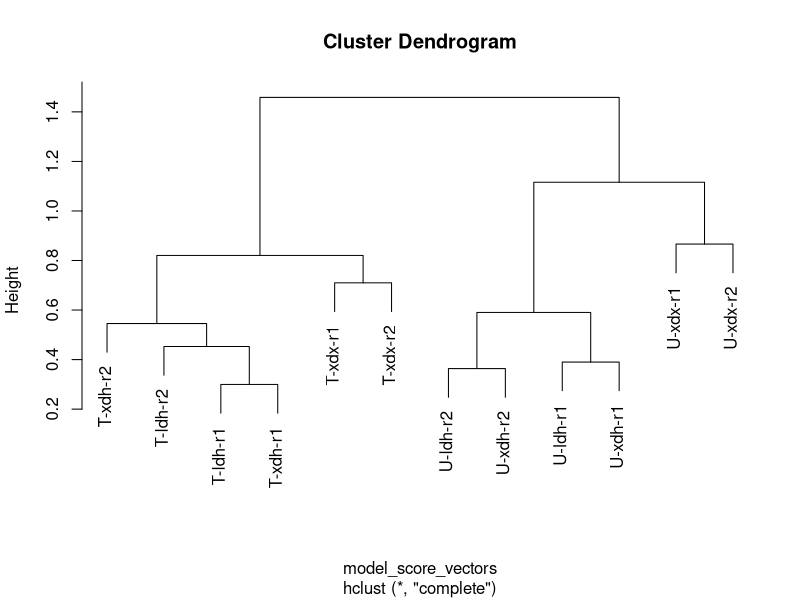
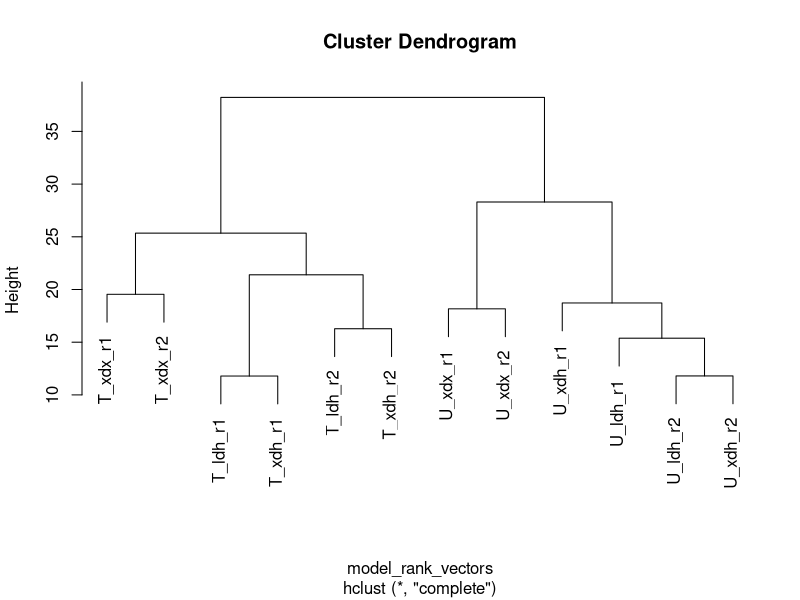
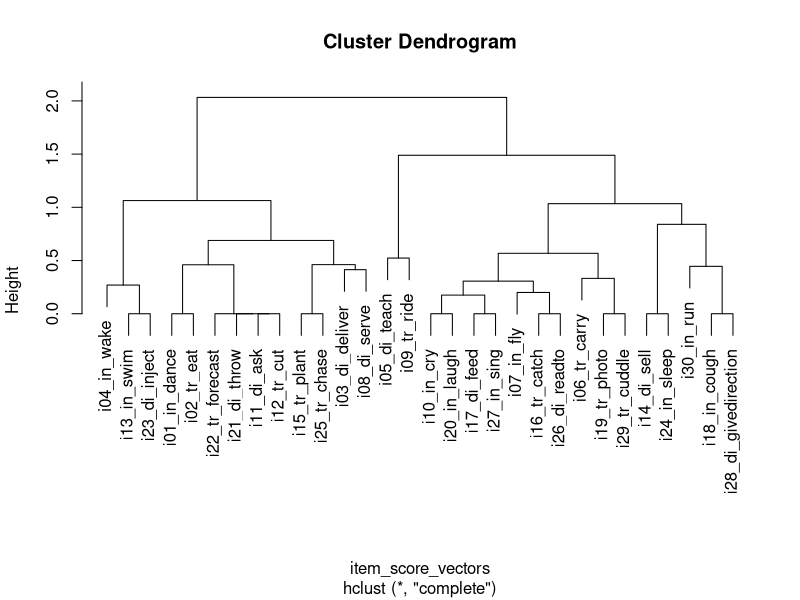
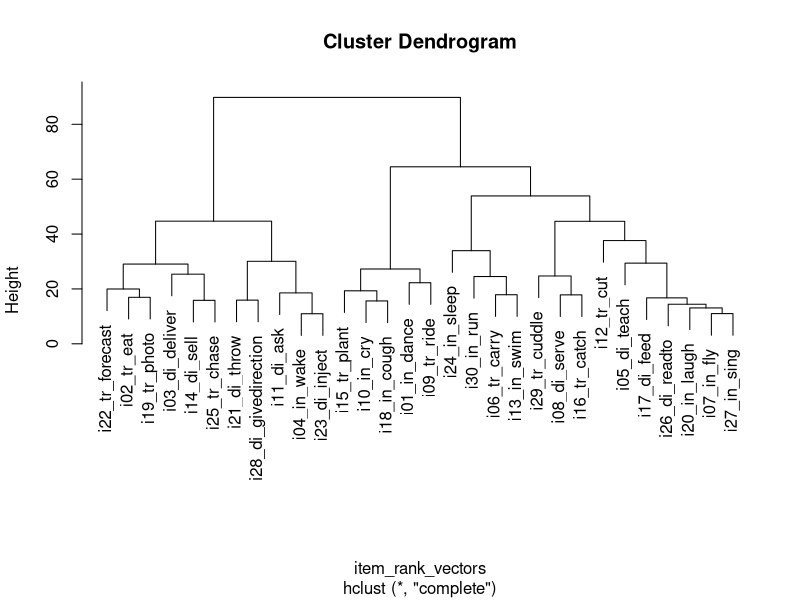

These figures' R source, in order:
## model scores per item, which clusters the models
i01 = c(0.758093304, 0.645224311, 0.800288873, 0.763151171, 0.777710761, 0.479435046, 0.36457489, 0.335187654, 0.347938613, 0.516660079, 0.513378045, 0.341054287)
i02 = c(0.005170273, -0.02422007, 0.233652439, 0.018682084, 0.013304953, 0.131567151, 0.288999377, 0.39510633, 0.249672758, 0.363997276, 0.392171514, 0.236199361)
i03 = c(0.176951758, 0.209030621, 0.303932683, 0.121515413, 0.204359125, 0.314798571, 0.414685107, 0.41871637, 0.326341226, 0.415678594, 0.414398524, 0.338186643)
i04 = c(0.023669704, 0.013459947, 0.267634199, 0.012841382, 0.00789087, 0.079742439, -0.072328812, -0.076589903, 0.054513493, -0.013386774, 0.008467317, 0.099697135)
i05 = c(0.657493756, 0.670640607, 0.690949188, 0.661935998, 0.681094101, 0.709920172, 0.278745054, 0.266800809, 0.295610251, 0.287533368, 0.269709418, 0.315915856)
i06 = c(0.434581844, 0.418716053, 0.500112846, 0.347255208, 0.381971543, 0.527620837, 0.222057486, 0.221001283, 0.282716292, 0.25079348, 0.205340348, 0.312383749)
i07 = c(0.51129446, 0.51129446, 0.467811726, 0.518974755, 0.518770336, 0.495437425, 0.414533241, 0.414533241, 0.341804063, 0.427735753, 0.431196605, 0.39689571)
i08 = c(0.269457921, 0.267201854, 0.208316586, 0.257172779, 0.300512032, 0.318541617, 0.285286312, 0.26544417, 0.496826587, 0.271813802, 0.26579585, 0.441446766)
i09 = c(0.740697408, 0.751373123, 0.775761595, 0.744966325, 0.755893679, 0.778392752, 0.490094731, 0.519509884, 0.202694898, 0.497587464, 0.522247613, 0.212532371)
i10 = c(0.632360596, 0.641620078, 0.610909876, 0.636345559, 0.645604966, 0.610526345, 0.504069465, 0.504069465, 0.217893202, 0.499777127, 0.499777127, 0.462451701)
i11 = c(0.216194799, 0.289001884, 0.130009656, 0.19520016, 0.21926228, 0.140340078, 0.250988141, -0.031708952, 0.141586869, -0.147696677, 0.038176048, 0.007052068)
i12 = c(0.431962987, 0.409894078, 0.382791016, 0.346110853, 0.493236919, 0.143886296, 0.444561487, 0.433615515, 0.205620576, 0.447554182, 0.450399987, 0.236678874)
i13 = c(0.369495878, 0.31324308, 0.39291289, 0.40383884, 0.40383884, 0.404376289, 0.276253637, 0.276253637, 0.290698271, 0.110140339, 0.110140339, 0.117362656)
i14 = c(0.271917921, 0.331628847, 0.225117464, 0.265728698, -0.048290126, 0.193586123, 0.251743895, 0.239165572, 0.259199961, 0.277302385, 0.278642396, 0.422781527)
i15 = c(0.702069412, 0.718663737, 0.753579649, 0.751332134, 0.750300543, 0.750628453, 0.656672313, 0.659614831, 0.46693537, 0.692874894, 0.694027018, 0.464247174)
i16 = c(0.301853914, 0.318006632, 0.209536274, 0.364989444, 0.299518105, 0.218067768, 0.377614176, 0.407589783, 0.491202572, 0.395700746, 0.447960359, 0.491906034)
i17 = c(0.371608911, 0.388768956, 0.613678824, 0.646134735, 0.507741019, 0.495451788, 0.448934693, 0.439335616, 0.380712205, 0.398912816, 0.402950533, 0.374324799)
i18 = c(0.828050122, 0.821706195, 0.831163528, 0.856826037, 0.860287708, 0.872302483, 0.890300386, 0.887957206, 0.232910165, 0.892495459, 0.891596524, 0.894906396)
i19 = c(0.097865087, 0.11102958, -0.016544056, 0.082473353, 0.156109004, -0.030827317, 0.26252828, 0.32811898, 0.105950446, 0.315104344, 0.298275896, 0.116619237)
i20 = c(0.389224668, 0.363661845, 0.427362705, 0.416474015, 0.421037576, 0.395341766, 0.409767132, 0.416274366, 0.355456265, 0.416274366, 0.416321443, 0.367658726)
i21 = c(0.204368861, 0.22051558, 0.296813338, 0.363023761, 0.32118105, 0.298573422, -0.135867086, -0.269021617, -0.075131151, 0.135069276, -0.102837742, 0.169938045)
i22 = c(0.191578564, 0.083049488, 0.342154743, 0.115076907, 0.063599874, 0.248558818, 0.2228009, 0.307706867, 0.131676362, 0.174794283, 0.149339351, 0.149826347)
i23 = c(0.055474618, 0.090668001, 0.109964325, 0.040758682, 0.060754517, 0.115422408, -0.067240061, 0.064677857, 0.043130056, -0.030462824, 0.019003678, -0.024020452)
i24 = c(0.629090099, 0.607363131, 0.201722346, 0.644391068, 0.649122293, 0.655353887, -0.046756697, -0.018558801, 0.398124854, -0.000366073, 0.037306518, 0.360326633)
i25 = c(0.2614564, 0.07034888, 0.057158465, 0.053846829, 0.053304244, 0.272720048, 0.25549627, 0.248333602, 0.312137255, 0.334751266, 0.247040197, 0.423835552)
i26 = c(0.596561742, 0.538709938, 0.454850274, 0.467528557, 0.480987016, 0.389220626, 0.46089769, 0.491501836, 0.412620989, 0.435587933, 0.438391929, 0.339753976)
i27 = c(0.447563838, 0.447563838, 0.44766324, 0.452630074, 0.447906139, 0.453631621, 0.448836459, 0.380468152, 0.430555938, 0.452026595, 0.452026595, 0.425569204)
i28 = c(0.310373361, 0.373756494, 0.164897614, 0.38266946, 0.396287001, 0.166001692, 0.129118937, 0.067432052, 0.051172494, 0.086564193, -0.060066454, 0.334177192)
i29 = c(0.38292137, 0.391089959, 0.395755048, 0.390977548, 0.384907311, 0.395792519, 0.169186552, 0.149341799, 0.438131669, 0.348839827, 0.351991304, 0.428910855)
i30 = c(0.466244091, 0.51613626, 0.23574939, 0.533736283, 0.247764015, 0.216865355, 0.154239735, 0.155263085, 0.188551929, 0.132257912, 0.129652387, 0.144068334)
model_score_vectors_df = data.frame(i01, i02, i03, i04, i05, i06, i07, i08, i09, i10, i11, i12, i13, i14, i15, i16, i17, i18, i19, i20, i21, i22, i23, i24, i25, i26, i27, i28, i29, i30)
model_score_vectors = dist(as.matrix(model_score_vectors_df))
model_score_vectors_hc = hclust(model_score_vectors)
model_score_vectors_labels = c('T-ldh-r1', 'T-xdh-r1', 'T-xdx-r1', 'T-ldh-r2', 'T-xdh-r2', 'T-xdx-r2', 'U-ldh-r1', 'U-xdh-r1', 'U-xdx-r1', 'U-ldh-r2', 'U-xdh-r2', 'U-xdx-r2')
pdf("/Users/leviking/Documents/dissertation/SAILS/stats/N70/model_score_clusters.pdf")
i = 0
for (i in i){
plot(model_score_vectors_hc, labels=model_score_vectors_labels)
}
dev.off()


## model rank per item, which clusters the models
i01 = c(9.0, 8.0, 12.0, 10.0, 11.0, 5.0, 4.0, 1.0, 3.0, 7.0, 6.0, 2.0)
i02 = c(2.0, 1.0, 6.0, 4.0, 3.0, 5.0, 9.0, 12.0, 8.0, 10.0, 11.0, 7.0)
i03 = c(2.0, 4.0, 5.0, 1.0, 3.0, 6.0, 10.0, 12.0, 7.0, 11.0, 9.0, 8.0)
i04 = c(8.0, 7.0, 12.0, 6.0, 4.0, 10.0, 2.0, 3.0, 9.0, 1.0, 5.0, 11.0)
i05 = c(7.0, 9.0, 11.0, 8.0, 10.0, 12.0, 3.0, 1.0, 5.0, 4.0, 2.0, 6.0)
i06 = c(10.0, 9.0, 11.0, 7.0, 8.0, 12.0, 3.0, 2.0, 5.0, 4.0, 1.0, 6.0)
i07 = c(9.5, 9.5, 7.0, 12.0, 11.0, 8.0, 3.5, 3.5, 1.0, 5.0, 6.0, 2.0)
i08 = c(6.0, 5.0, 1.0, 2.0, 9.0, 10.0, 8.0, 3.0, 12.0, 7.0, 4.0, 11.0)
i09 = c(7.0, 9.0, 11.0, 8.0, 10.0, 12.0, 3.0, 5.0, 1.0, 4.0, 6.0, 2.0)
i10 = c(9.0, 11.0, 8.0, 10.0, 12.0, 7.0, 5.5, 5.5, 1.0, 3.5, 3.5, 2.0)
i11 = c(9.0, 12.0, 5.0, 8.0, 10.0, 6.0, 11.0, 1.0, 7.0, 2.0, 4.0, 3.0)
i12 = c(7.0, 6.0, 5.0, 4.0, 12.0, 1.0, 9.0, 8.0, 2.0, 10.0, 11.0, 3.0)
i13 = c(8.0, 7.0, 9.0, 10.5, 10.5, 12.0, 4.5, 4.5, 6.0, 1.5, 1.5, 3.0)
i14 = c(8.0, 11.0, 3.0, 7.0, 1.0, 2.0, 5.0, 4.0, 6.0, 9.0, 10.0, 12.0)
i15 = c(7.0, 8.0, 12.0, 11.0, 9.0, 10.0, 3.0, 4.0, 2.0, 5.0, 6.0, 1.0)
i16 = c(4.0, 5.0, 1.0, 6.0, 3.0, 2.0, 7.0, 9.0, 11.0, 8.0, 10.0, 12.0)
i17 = c(1.0, 4.0, 11.0, 12.0, 10.0, 9.0, 8.0, 7.0, 3.0, 5.0, 6.0, 2.0)
i18 = c(3.0, 2.0, 4.0, 5.0, 6.0, 7.0, 9.0, 8.0, 1.0, 11.0, 10.0, 12.0)
i19 = c(4.0, 6.0, 1.0, 3.0, 8.0, 2.0, 9.0, 12.0, 5.0, 11.0, 10.0, 7.0)
i20 = c(4.0, 2.0, 12.0, 10.0, 11.0, 5.0, 6.0, 7.5, 1.0, 7.5, 9.0, 3.0)
i21 = c(7.0, 8.0, 9.0, 12.0, 11.0, 10.0, 3.0, 4.0, 1.0, 5.0, 2.0, 6.0)
i22 = c(8.0, 2.0, 12.0, 3.0, 1.0, 10.0, 9.0, 11.0, 4.0, 7.0, 5.0, 6.0)
i23 = c(7.0, 10.0, 11.0, 5.0, 8.0, 12.0, 3.0, 9.0, 6.0, 2.0, 4.0, 1.0)
i24 = c(9.0, 8.0, 5.0, 10.0, 11.0, 12.0, 3.0, 2.0, 7.0, 1.0, 4.0, 6.0)
i25 = c(8.0, 4.0, 3.0, 2.0, 1.0, 9.0, 7.0, 6.0, 10.0, 11.0, 5.0, 12.0)
i26 = c(12.0, 11.0, 6.0, 8.0, 9.0, 2.0, 7.0, 10.0, 3.0, 4.0, 5.0, 1.0)
i27 = c(4.5, 4.5, 6.0, 11.0, 7.0, 12.0, 8.0, 1.0, 3.0, 9.5, 9.5, 2.0)
i28 = c(8.0, 10.0, 6.0, 11.0, 12.0, 7.0, 5.0, 3.0, 2.0, 4.0, 1.0, 9.0)
i29 = c(5.0, 8.0, 9.0, 7.0, 6.0, 10.0, 2.0, 1.0, 12.0, 3.0, 4.0, 11.0)
i30 = c(10.0, 11.0, 8.0, 12.0, 9.0, 7.0, 4.0, 5.0, 6.0, 2.0, 1.0, 3.0)
model_rank_vectors_df = data.frame(i01, i02, i03, i04, i05, i06, i07, i08, i09, i10, i11, i12, i13, i14, i15, i16, i17, i18, i19, i20, i21, i22, i23, i24, i25, i26, i27, i28, i29, i30)
model_rank_vectors = dist(as.matrix(model_rank_vectors_df))
model_rank_vectors_hc = hclust(model_rank_vectors)
model_rank_vectors_labels = c('T_ldh_r1', 'T_xdh_r1', 'T_xdx_r1', 'T_ldh_r2', 'T_xdh_r2', 'T_xdx_r2', 'U_ldh_r1', 'U_xdh_r1', 'U_xdx_r1', 'U_ldh_r2', 'U_xdh_r2', 'U_xdx_r2')
pdf("/Users/leviking/Documents/dissertation/SAILS/stats/N70/model_rank_clusters.pdf")
i = 0
for (i in i){
plot(model_rank_vectors_hc, labels=model_rank_vectors_labels)
}
dev.off()


## item scores per model, which clusters the items
T_ldh_r1 = c(0.005170273, 0.005170273, 0.176951758, 0.023669704, 0.657493756, 0.434581844, 0.51129446, 0.269457921, 0.740697408, 0.389224668, 0.191578564, 0.191578564, 0.055474618, 0.629090099, 0.2614564, 0.596561742, 0.447563838, 0.310373361, 0.38292137, 0.389224668, 0.191578564, 0.191578564, 0.055474618, 0.629090099, 0.2614564, 0.596561742, 0.447563838, 0.310373361, 0.38292137, 0.466244091)
T_xdh_r1 = c(-0.02422007, -0.02422007, 0.209030621, 0.013459947, 0.670640607, 0.418716053, 0.51129446, 0.267201854, 0.751373123, 0.363661845, 0.083049488, 0.083049488, 0.090668001, 0.607363131, 0.07034888, 0.538709938, 0.447563838, 0.373756494, 0.391089959, 0.363661845, 0.083049488, 0.083049488, 0.090668001, 0.607363131, 0.07034888, 0.538709938, 0.447563838, 0.373756494, 0.391089959, 0.51613626)
T_xdx_r1 = c(0.233652439, 0.233652439, 0.303932683, 0.267634199, 0.690949188, 0.500112846, 0.467811726, 0.208316586, 0.775761595, 0.427362705, 0.342154743, 0.342154743, 0.109964325, 0.201722346, 0.057158465, 0.454850274, 0.44766324, 0.164897614, 0.395755048, 0.427362705, 0.342154743, 0.342154743, 0.109964325, 0.201722346, 0.057158465, 0.454850274, 0.44766324, 0.164897614, 0.395755048, 0.23574939)
T_ldh_r2 = c(0.018682084, 0.018682084, 0.121515413, 0.012841382, 0.661935998, 0.347255208, 0.518974755, 0.257172779, 0.744966325, 0.416474015, 0.115076907, 0.115076907, 0.040758682, 0.644391068, 0.053846829, 0.467528557, 0.452630074, 0.38266946, 0.390977548, 0.416474015, 0.115076907, 0.115076907, 0.040758682, 0.644391068, 0.053846829, 0.467528557, 0.452630074, 0.38266946, 0.390977548, 0.533736283)
T_xdh_r2 = c(0.013304953, 0.013304953, 0.204359125, 0.00789087, 0.681094101, 0.381971543, 0.518770336, 0.300512032, 0.755893679, 0.421037576, 0.063599874, 0.063599874, 0.060754517, 0.649122293, 0.053304244, 0.480987016, 0.447906139, 0.396287001, 0.384907311, 0.421037576, 0.063599874, 0.063599874, 0.060754517, 0.649122293, 0.053304244, 0.480987016, 0.447906139, 0.396287001, 0.384907311, 0.247764015)
T_xdx_r2 = c(0.131567151, 0.131567151, 0.314798571, 0.079742439, 0.709920172, 0.527620837, 0.495437425, 0.318541617, 0.778392752, 0.395341766, 0.248558818, 0.248558818, 0.115422408, 0.655353887, 0.272720048, 0.389220626, 0.453631621, 0.166001692, 0.395792519, 0.395341766, 0.248558818, 0.248558818, 0.115422408, 0.655353887, 0.272720048, 0.389220626, 0.453631621, 0.166001692, 0.395792519, 0.216865355)
U_ldh_r1 = c(0.288999377, 0.288999377, 0.414685107, -0.072328812, 0.278745054, 0.222057486, 0.414533241, 0.285286312, 0.490094731, 0.409767132, 0.2228009, 0.2228009, -0.067240061, -0.046756697, 0.25549627, 0.46089769, 0.448836459, 0.129118937, 0.169186552, 0.409767132, 0.2228009, 0.2228009, -0.067240061, -0.046756697, 0.25549627, 0.46089769, 0.448836459, 0.129118937, 0.169186552, 0.154239735)
U_xdh_r1 = c(0.39510633, 0.39510633, 0.41871637, -0.076589903, 0.266800809, 0.221001283, 0.414533241, 0.26544417, 0.519509884, 0.416274366, 0.307706867, 0.307706867, 0.064677857, -0.018558801, 0.248333602, 0.491501836, 0.380468152, 0.067432052, 0.149341799, 0.416274366, 0.307706867, 0.307706867, 0.064677857, -0.018558801, 0.248333602, 0.491501836, 0.380468152, 0.067432052, 0.149341799, 0.155263085)
U_xdx_r1 = c(0.249672758, 0.249672758, 0.326341226, 0.054513493, 0.295610251, 0.282716292, 0.341804063, 0.496826587, 0.202694898, 0.355456265, 0.131676362, 0.131676362, 0.043130056, 0.398124854, 0.312137255, 0.412620989, 0.430555938, 0.051172494, 0.438131669, 0.355456265, 0.131676362, 0.131676362, 0.043130056, 0.398124854, 0.312137255, 0.412620989, 0.430555938, 0.051172494, 0.438131669, 0.188551929)
U_ldh_r2 = c(0.363997276, 0.363997276, 0.415678594, -0.013386774, 0.287533368, 0.25079348, 0.427735753, 0.271813802, 0.497587464, 0.416274366, 0.174794283, 0.174794283, -0.030462824, -0.000366073, 0.334751266, 0.435587933, 0.452026595, 0.086564193, 0.348839827, 0.416274366, 0.174794283, 0.174794283, -0.030462824, -0.000366073, 0.334751266, 0.435587933, 0.452026595, 0.086564193, 0.348839827, 0.132257912)
U_xdh_r2 = c(0.392171514, 0.392171514, 0.414398524, 0.008467317, 0.269709418, 0.205340348, 0.431196605, 0.26579585, 0.522247613, 0.416321443, 0.149339351, 0.149339351, 0.019003678, 0.037306518, 0.247040197, 0.438391929, 0.452026595, -0.060066454, 0.351991304, 0.416321443, 0.149339351, 0.149339351, 0.019003678, 0.037306518, 0.247040197, 0.438391929, 0.452026595, -0.060066454, 0.351991304, 0.129652387)
U_xdx_r2 = c(0.236199361, 0.236199361, 0.338186643, 0.099697135, 0.315915856, 0.312383749, 0.39689571, 0.441446766, 0.212532371, 0.367658726, 0.149826347, 0.149826347, -0.024020452, 0.360326633, 0.423835552, 0.339753976, 0.425569204, 0.334177192, 0.428910855, 0.367658726, 0.149826347, 0.149826347, -0.024020452, 0.360326633, 0.423835552, 0.339753976, 0.425569204, 0.334177192, 0.428910855, 0.144068334)
item_score_vectors_df = data.frame(T_ldh_r1, T_xdh_r1, T_xdx_r1, T_ldh_r2, T_xdh_r2, T_xdx_r2, U_ldh_r1, U_xdh_r1, U_xdx_r1, U_ldh_r2, U_xdh_r2, U_xdx_r2)
item_score_vectors = dist(as.matrix(item_score_vectors_df))
item_score_vectors_hc = hclust(item_score_vectors)
item_score_vectors_labels = c('i01_in_dance', 'i02_tr_eat', 'i03_di_deliver', 'i04_in_wake', 'i05_di_teach', 'i06_tr_carry', 'i07_in_fly', 'i08_di_serve', 'i09_tr_ride', 'i10_in_cry', 'i11_di_ask', 'i12_tr_cut', 'i13_in_swim', 'i14_di_sell', 'i15_tr_plant', 'i16_tr_catch', 'i17_di_feed', 'i18_in_cough', 'i19_tr_photo', 'i20_in_laugh', 'i21_di_throw', 'i22_tr_forecast', 'i23_di_inject', 'i24_in_sleep', 'i25_tr_chase', 'i26_di_readto', 'i27_in_sing', 'i28_di_givedirection', 'i29_tr_cuddle', 'i30_in_run')
pdf("/Users/leviking/Documents/dissertation/SAILS/stats/N70/item_score_clusters.pdf")
i = 0
for (i in i){
plot(item_score_vectors_hc, labels=item_score_vectors_labels)
}
dev.off()

## item ranks per model, which clusters the items
T_ldh_r1 = c(29.0, 1.0, 5.0, 2.0, 26.0, 19.0, 22.0, 10.0, 28.0, 25.0, 8.0, 18.0, 14.0, 11.0, 27.0, 12.0, 15.0, 30.0, 4.0, 17.0, 7.0, 6.0, 3.0, 24.0, 9.0, 23.0, 20.0, 13.0, 16.0, 21.0)
T_xdh_r1 = c(26.0, 1.0, 7.0, 2.0, 27.0, 19.0, 21.0, 9.0, 29.0, 25.0, 10.0, 18.0, 11.0, 13.0, 28.0, 12.0, 16.0, 30.0, 6.0, 14.0, 8.0, 4.0, 5.0, 24.0, 3.0, 23.0, 20.0, 15.0, 17.0, 22.0)
T_xdx_r1 = c(29.0, 10.0, 14.0, 12.0, 26.0, 23.0, 22.0, 7.0, 28.0, 24.0, 4.0, 16.0, 17.0, 9.0, 27.0, 8.0, 25.0, 30.0, 1.0, 19.0, 13.0, 15.0, 3.0, 6.0, 2.0, 21.0, 20.0, 5.0, 18.0, 11.0)
T_ldh_r2 = c(29.0, 2.0, 7.0, 1.0, 26.0, 12.0, 21.0, 9.0, 27.0, 23.0, 8.0, 11.0, 17.0, 10.0, 28.0, 14.0, 25.0, 30.0, 5.0, 18.0, 13.0, 6.0, 3.0, 24.0, 4.0, 20.0, 19.0, 15.0, 16.0, 22.0)
T_xdh_r2 = c(29.0, 3.0, 8.0, 2.0, 26.0, 14.0, 23.0, 12.0, 28.0, 24.0, 9.0, 21.0, 17.0, 1.0, 27.0, 11.0, 22.0, 30.0, 7.0, 18.0, 13.0, 6.0, 5.0, 25.0, 4.0, 20.0, 19.0, 16.0, 15.0, 10.0)
T_xdx_r2 = c(21.0, 4.0, 14.0, 2.0, 27.0, 24.0, 22.0, 15.0, 29.0, 25.0, 5.0, 6.0, 19.0, 8.0, 28.0, 10.0, 23.0, 30.0, 1.0, 17.0, 13.0, 11.0, 3.0, 26.0, 12.0, 16.0, 20.0, 7.0, 18.0, 9.0)
U_ldh_r1 = c(18.0, 17.0, 22.0, 3.0, 15.0, 8.0, 21.0, 16.0, 27.0, 28.0, 10.0, 23.0, 14.0, 11.0, 29.0, 19.0, 25.0, 30.0, 13.0, 20.0, 4.0, 9.0, 2.0, 1.0, 12.0, 26.0, 24.0, 5.0, 7.0, 6.0)
U_xdh_r1 = c(17.0, 19.0, 23.0, 3.0, 13.0, 9.0, 21.0, 12.0, 28.0, 27.0, 2.0, 24.0, 14.0, 10.0, 29.0, 20.0, 25.0, 30.0, 16.0, 22.0, 4.0, 15.0, 5.0, 1.0, 11.0, 26.0, 18.0, 6.0, 7.0, 8.0)
U_xdx_r1 = c(21.0, 13.0, 19.0, 4.0, 17.0, 15.0, 20.0, 30.0, 9.0, 11.0, 7.0, 10.0, 16.0, 14.0, 28.0, 29.0, 23.0, 12.0, 5.0, 22.0, 1.0, 6.0, 2.0, 24.0, 18.0, 25.0, 26.0, 3.0, 27.0, 8.0)
U_ldh_r2 = c(28.0, 17.0, 20.0, 2.0, 13.0, 10.0, 22.0, 11.0, 26.0, 27.0, 4.0, 24.0, 6.0, 12.0, 29.0, 18.0, 19.0, 30.0, 14.0, 21.0, 8.0, 9.0, 3.0, 1.0, 15.0, 23.0, 25.0, 5.0, 16.0, 7.0)
U_xdh_r2 = c(27.0, 17.0, 19.0, 3.0, 13.0, 10.0, 21.0, 12.0, 28.0, 26.0, 6.0, 24.0, 7.0, 14.0, 29.0, 23.0, 18.0, 30.0, 15.0, 20.0, 2.0, 9.0, 4.0, 5.0, 11.0, 22.0, 25.0, 1.0, 16.0, 8.0)
U_xdx_r2 = c(17.0, 10.0, 15.0, 3.0, 13.0, 12.0, 21.0, 26.0, 9.0, 27.0, 2.0, 11.0, 5.0, 22.0, 28.0, 29.0, 20.0, 30.0, 4.0, 19.0, 8.0, 7.0, 1.0, 18.0, 23.0, 16.0, 24.0, 14.0, 25.0, 6.0)
item_rank_vectors_df = data.frame(T_ldh_r1, T_xdh_r1, T_xdx_r1, T_ldh_r2, T_xdh_r2, T_xdx_r2, U_ldh_r1, U_xdh_r1, U_xdx_r1, U_ldh_r2, U_xdh_r2, U_xdx_r2)
item_rank_vectors = dist(as.matrix(item_rank_vectors_df))
item_rank_vectors_hc = hclust(item_rank_vectors)
item_rank_vectors_labels = c('i01_in_dance', 'i02_tr_eat', 'i03_di_deliver', 'i04_in_wake', 'i05_di_teach', 'i06_tr_carry', 'i07_in_fly', 'i08_di_serve', 'i09_tr_ride', 'i10_in_cry', 'i11_di_ask', 'i12_tr_cut', 'i13_in_swim', 'i14_di_sell', 'i15_tr_plant', 'i16_tr_catch', 'i17_di_feed', 'i18_in_cough', 'i19_tr_photo', 'i20_in_laugh', 'i21_di_throw', 'i22_tr_forecast', 'i23_di_inject', 'i24_in_sleep', 'i25_tr_chase', 'i26_di_readto', 'i27_in_sing', 'i28_di_givedirection', 'i29_tr_cuddle', 'i30_in_run')
pdf("/Users/leviking/Documents/dissertation/SAILS/stats/N70/item_rank_clusters.pdf")
i = 0
for (i in i){
plot(item_rank_vectors_hc, labels=item_rank_vectors_labels)
}
dev.off()
